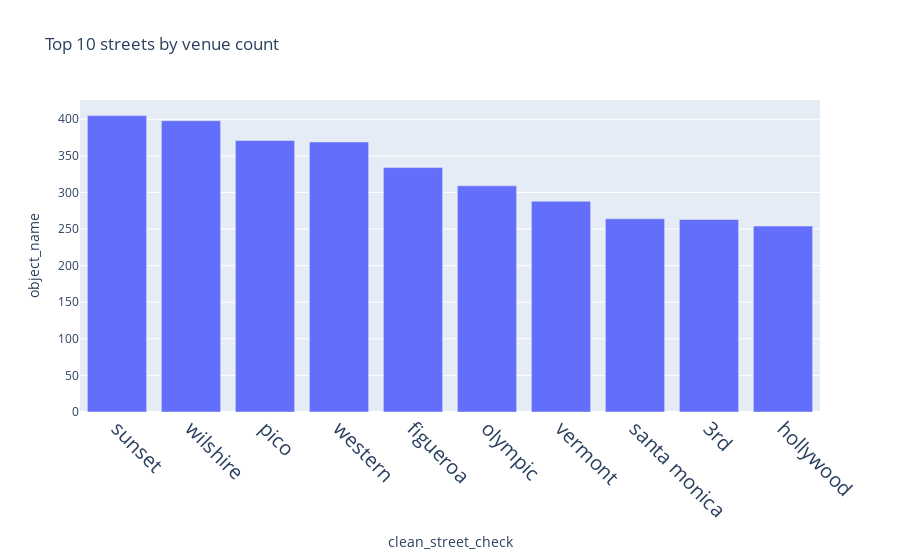

Notebook code for this chart:
### Code cell
#Visualising the data

fig = px.bar(rest10, x='clean_street_check', y='object_name', title='Top 10 streets by venue count')
fig.update_layout(
xaxis = dict(
tickfont = dict(size=20)))
fig.update_xaxes(tickangle=45)

fig.show()

### Figure 1 — Plotly figure (JSON) as saved in the notebook; plotly's stock layout.template omitted (floating-point values rounded to 4 significant figures)
{"data": [{"alignmentgroup": "True", "hovertemplate": "clean_street_check=%{x}<br>object_name=%{y}<extra></extra>", "legendgroup": "", "marker": {"color": "#636efa", "pattern": {"shape": ""}}, "name": "", "offsetgroup": "", "orientation": "v", "showlegend": false, "textposition": "auto", "type": "bar", "x": ["sunset", "wilshire", "pico", "western", "figueroa", "olympic", "vermont", "santa monica", "3rd", "hollywood"], "xaxis": "x", "y": [405, 398, 371, 369, 334, 309, 288, 264, 263, 254], "yaxis": "y"}], "layout": {"barmode": "relative", "legend": {"tracegroupgap": 0}, "title": {"text": "Top 10 streets by venue count"}, "xaxis": {"anchor": "y", "domain": [0, 1], "tickangle": 45, "tickfont": {"size": 20}, "title": {"text": "clean_street_check"}}, "yaxis": {"anchor": "x", "domain": [0, 1], "title": {"text": "object_name"}}}}
